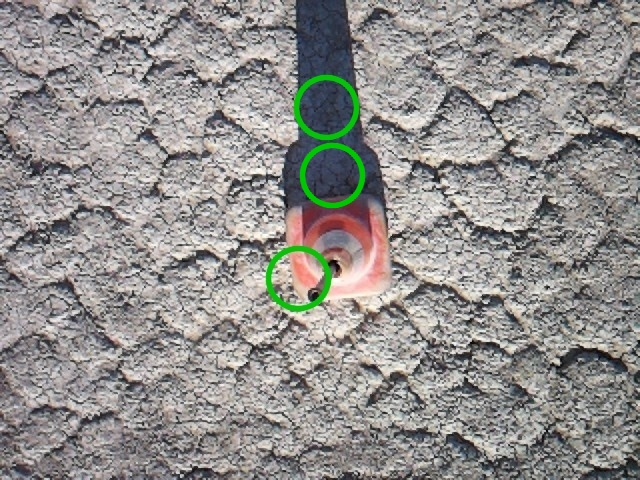
#> input picture queenbee_main/main/log/2023-09-11_logger/006/000.jpg, 640 x 480 px, found by its file name
$ python camera_test3.py
#> lines starting #> are read from the running program, lines starting #| are printed output that depends on the picture
### queenbee_main/main/queenbee/logger_drone.py
import sys
import os
import datetime
import csv
import numpy as np

def create_logger_log_file():
    LOG_DIR = os.path.abspath("log")
    if not os.path.exists(LOG_DIR):
        os.makedirs(LOG_DIR)
    log_path = LOG_DIR + "/" + str(datetime.date.today()) + "_logger"
    i = 0
    while True:
        log_file = log_path + "/" + str(i).zfill(3) + '.csv'
        log_file_r = "/" + str(datetime.date.today()) + "_logger" + "/" + str(i).zfill(3) + '.csv'
        if os.path.exists(log_file):
            print(log_file + " already exists")
            i += 1
            continue
        else:
            try:
                with open(log_file, mode="w") as f:
                    writer = csv.writer(f, delimiter=',', quotechar='"', quoting=csv.QUOTE_ALL)
                    writer.writerow(["Timeinfo","Level","Message", "Distance", "Relative Altitude", "Absolute Altitude", "Latitude", "Longitude"])
                    pass
            except FileNotFoundError:
                os.mkdir(log_path)
                with open(log_file, mode="w") as f:
                    writer = csv.writer(f, delimiter=',', quotechar='"', quoting=csv.QUOTE_ALL)
                    writer.writerow(["Timeinfo","Level","Message", "Distance", "Relative Altitude", "Absolute Altitude", "Latitude", "Longitude"])
                    pass
            return str(log_file), str(log_file_r)
#> ``:
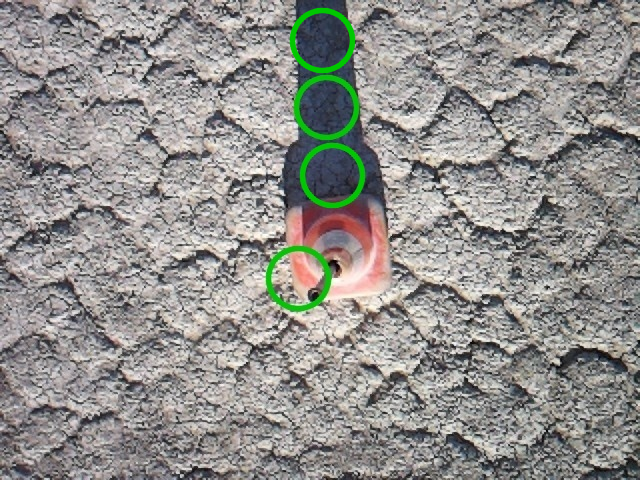
#> saved as 000.jpg: shape (480, 640, 3); mean B, G, R 140.3, 143.4, 144.8

def log_format(message = np.nan, distance = np.nan ,
               relative_altitude = np.nan, absolute_altitude = np.nan, latitude = np.nan, longitude = np.nan):
    return '{},{},{},{},{},{}'.format(message,distance, relative_altitude, absolute_altitude, latitude, longitude)


def set_logger():
    from logging import (getLogger, StreamHandler, FileHandler, Formatter,
                         DEBUG, INFO, WARNING, ERROR)

    logger_info = getLogger("sub1")
    logger_info.setLevel(INFO)

    logger_debug = getLogger("sub2")
    logger_debug.setLevel(DEBUG)

    # Formatter
    handler_format = Formatter('%(asctime)s.%(msecs)-3d,' +
                               ' [%(levelname)-4s],' +
                               '%(message)s',
                               datefmt='%Y-%m-%d %H:%M:%S')

    # stdout Hnadler
    sh = StreamHandler(sys.stdout)
    sh.setLevel(INFO)
    sh.setFormatter(handler_format)

    # file Handler
    log_file, log_file_r = create_logger_log_file()

    log =  FileHandler(log_file, 'a', encoding='utf-8')
    log.setLevel(INFO)
    log.setFormatter(handler_format)

    debug = FileHandler(log_file, 'a', encoding='utf-8')
    debug.setLevel(DEBUG)
    debug.setFormatter(handler_format)

    # add Handler
    logger_info.addHandler(sh)
    logger_info.addHandler(log)
    logger_debug.addHandler(debug)

    return logger_info, logger_debug, log_file_r

logger_info, logger_debug, log_file_r = set_logger()

### queenbee_main/main/queenbee/camera3.py
# import picamera
# from picamera2 import Picamera2
import cv2
import numpy as np
import time
from queenbee.logger_drone import log_file_r, logger_info
import os
import datetime
import asyncio

# class Camera(Picamera2):
class Camera():
    def __init__(self):
        # LOG_DIR = os.path.abspath("log")
        # if not os.path.exists(LOG_DIR):
        #     os.makedirs(LOG_DIR)
        super().__init__()
        self.pic_path = ""
        self.height = 0.0
        self.width = 0.0
        self.percent = 0.0
        self.center = [0.0,0.0]
        self.y = 0.0
        self.x = 0.0

        self.detect = False

        self.tan_x = 500*4/3/650/2
        self.tan_y = 500/650/2

        self.hlst=[0, 0]
        self.slst=[0, 0]
        self.vlst=[0, 0]

        self.hlst2=[0, 0]
        self.slst2=[0, 0]
        self.vlst2=[0, 0]


        self.resolution = (640,480)

        logger_info.info('Camera initialized')

    # [17 lines of commented-out code are left out]
    async def take_pic(self):
        i = 0
        pic_dir = './log'+ log_file_r[:22]
        if not os.path.exists(pic_dir):
            os.mkdir(pic_dir)
        while True:
            self.pic_path = pic_dir + "/" + str(i).zfill(3)+".jpg"
            if os.path.exists(self.pic_path):
                # logger_info.info(self.pic_path + " already exists")
                i += 1
                continue
            else:
                break

        self.start()
        self.capture_file(self.pic_path)
        self.stop()

    async def save_detected_img(self, img, center_px):###重心位置に緑の円を描く
        cv2.circle(img, (int(center_px[0]), int(center_px[1])), 30, (0, 200, 0),
                thickness=3, lineType=cv2.LINE_AA)
        cv2.imwrite(self.pic_path, img)

    async def detect_center_cv(self):###赤の重心を探す
        img = cv2.imread(self.pic_path) # 画像を読み込む
        height, width = img.shape[:2] # 画像のサイズを取得する
        hsv = cv2.cvtColor(img, cv2.COLOR_BGR2HSV_FULL) # 色基準で2値化する(HSVで色を表す)


        # 色の範囲を指定する
        hsv_min = np.array([self.hlst[0]*255/360, self.slst[0]*255/100, self.vlst[0]*255/100])
        hsv_max = np.array([self.hlst[1]*255/360, self.slst[1]*255/100, self.vlst[1]*255/100])
        mask = cv2.inRange(hsv, hsv_min, hsv_max)

        # 赤色のHSVの値域2　閾値が飛ぶ可能性を考慮
        hsv_min = np.array([self.hlst2[0]*255/360, self.slst2[0]*255/100, self.vlst2[0]*255/100])
        hsv_max = np.array([self.hlst2[1]*255/360, self.slst2[1]*255/100, self.vlst2[1]*255/100])
        mask2 = cv2.inRange(hsv, hsv_min, hsv_max)
        mask = mask + mask2

        # 非ゼロのピクセルが連続してできた領域を検出する
        nlabels, labels, stats, centroids = cv2.connectedComponentsWithStats(mask)

        #　画像の背景の番号は 0 とラベリングされているので、実際のオブジェクトの数は nlabels - 1 となる
        nlabels = nlabels - 1
        labels = np.delete(labels, obj=0, axis=0)
        stats = np.delete(stats, obj=0, axis=0)
        centroids = np.delete(centroids, obj=0, axis=0)
        centroids[:,0] = (width/2 - centroids[:,0]) / width*2
        centroids[:,1] = (height/2 - centroids[:,1]) / height*2
        percent = stats[:,4] / (height*width)

        if nlabels == 0:
            self.height = None
            self.width = None
            self.percent = 0
            self.center = None
            self.y = None
            self.x = None
            self.detect = False
        else:
            max_index = np.argmax(percent)
            self.height = height
            self.width = width
            self.percent = percent[max_index]
            self.center = centroids[max_index]
            self.y = centroids[max_index][1]
            self.x = centroids[max_index][0]
            self.detect = True
            await self.save_detected_img(img, ((1-self.center[0])*width/2, (1-self.center[1])*height/2))

    async def detect_center_ml():
        pass

### queenbee_main/main/camera_test3.py
from queenbee.camera3 import Camera
# from queenbee.logger_drone import logger_info
import asyncio

async def run():
    camera = Camera()
    camera.hlst = [0,360]
    camera.slst = [0,100]
    camera.vlst = [0,40]

    camera.hlst2 = [0,360]
    camera.slst2 = [0,100]
    camera.vlst2 = [0,40]

    camera.pic_path = ".\\log\\2023-09-11_logger\\006\\000.jpg"
    try:
        # while True:
        # await camera.take_pic()
        await camera.detect_center_cv()
        print(f"x{camera.x}")
        print(f"y{camera.y}")
        print(f"percent:{camera.percent}")
        await asyncio.sleep(2)
    finally:
        # camera.close()
        pass

if __name__ == "__main__":
    loop = asyncio.get_event_loop()
    loop.run_until_complete(run())
